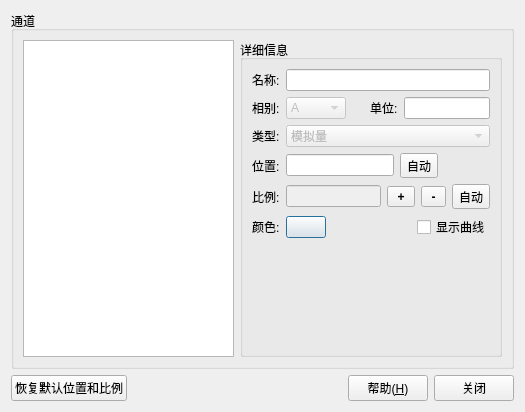
<?xml version="1.0" encoding="UTF-8"?>
<ui version="4.0">
 <class>QDlgChannelProperty</class>
 <widget class="QDialog" name="QDlgChannelProperty">
  <property name="geometry">
   <rect>
    <x>0</x>
    <y>0</y>
    <width>525</width>
    <height>412</height>
   </rect>
  </property>
  <property name="windowTitle">
   <string>通道属性</string>
  </property>
  <layout class="QVBoxLayout" name="verticalLayout_3">
   <item>
    <widget class="QGroupBox" name="groupBox">
     <property name="title">
      <string>通道</string>
     </property>
     <layout class="QHBoxLayout" name="horizontalLayout_10">
      <item>
       <widget class="QListWidget" name="m_lbxChannel"/>
      </item>
      <item>
       <widget class="QGroupBox" name="groupBox_2">
        <property name="title">
         <string>详细信息</string>
        </property>
        <layout class="QVBoxLayout" name="verticalLayout_2">
         <item>
          <layout class="QHBoxLayout" name="horizontalLayout_2">
           <item>
            <widget class="QLabel" name="textLabel2">
             <property name="text">
              <string>名称:</string>
             </property>
             <property name="wordWrap">
              <bool>false</bool>
             </property>
            </widget>
           </item>
           <item>
            <widget class="QLineEdit" name="m_edtChannelName">
             <property name="sizePolicy">
              <sizepolicy hsizetype="Expanding" vsizetype="Fixed">
               <horstretch>0</horstretch>
               <verstretch>0</verstretch>
              </sizepolicy>
             </property>
             <property name="readOnly">
              <bool>true</bool>
             </property>
            </widget>
           </item>
          </layout>
         </item>
         <item>
          <layout class="QHBoxLayout" name="horizontalLayout_3">
           <item>
            <widget class="QLabel" name="textLabel2_2">
             <property name="text">
              <string>相别:</string>
             </property>
             <property name="wordWrap">
              <bool>false</bool>
             </property>
            </widget>
           </item>
           <item>
            <widget class="QComboBox" name="m_cbbChannelPhase">
             <property name="enabled">
              <bool>false</bool>
             </property>
             <item>
              <property name="text">
               <string>A</string>
              </property>
             </item>
             <item>
              <property name="text">
               <string>B</string>
              </property>
             </item>
             <item>
              <property name="text">
               <string>C</string>
              </property>
             </item>
             <item>
              <property name="text">
               <string>N</string>
              </property>
             </item>
             <item>
              <property name="text">
               <string>None</string>
              </property>
             </item>
            </widget>
           </item>
           <item>
            <spacer name="spacer10">
             <property name="orientation">
              <enum>Qt::Horizontal</enum>
             </property>
             <property name="sizeType">
              <enum>QSizePolicy::Expanding</enum>
             </property>
             <property name="sizeHint" stdset="0">
              <size>
               <width>40</width>
               <height>20</height>
              </size>
             </property>
            </spacer>
           </item>
           <item>
            <widget class="QLabel" name="textLabel2_2_2">
             <property name="text">
              <string>单位:</string>
             </property>
             <property name="wordWrap">
              <bool>false</bool>
             </property>
            </widget>
           </item>
           <item>
            <widget class="QLineEdit" name="m_cbbChannelUnit">
             <property name="readOnly">
              <bool>true</bool>
             </property>
            </widget>
           </item>
          </layout>
         </item>
         <item>
          <layout class="QHBoxLayout" name="horizontalLayout_4">
           <item>
            <widget class="QLabel" name="textLabel2_2_3">
             <property name="text">
              <string>类型:</string>
             </property>
             <property name="wordWrap">
              <bool>false</bool>
             </property>
            </widget>
           </item>
           <item>
            <widget class="QComboBox" name="m_cbbChannelProperty">
             <property name="enabled">
              <bool>false</bool>
             </property>
             <property name="sizePolicy">
              <sizepolicy hsizetype="Expanding" vsizetype="Fixed">
               <horstretch>0</horstretch>
               <verstretch>0</verstretch>
              </sizepolicy>
             </property>
             <item>
              <property name="text">
               <string>模拟量</string>
              </property>
             </item>
             <item>
              <property name="text">
               <string>开关量</string>
              </property>
             </item>
            </widget>
           </item>
          </layout>
         </item>
         <item>
          <layout class="QHBoxLayout" name="horizontalLayout_5">
           <item>
            <widget class="QLabel" name="textLabel2_3">
             <property name="text">
              <string>位置:</string>
             </property>
             <property name="wordWrap">
              <bool>false</bool>
             </property>
            </widget>
           </item>
           <item>
            <widget class="QLineEdit" name="m_edtChannelPosition">
             <property name="sizePolicy">
              <sizepolicy hsizetype="Fixed" vsizetype="Fixed">
               <horstretch>0</horstretch>
               <verstretch>0</verstretch>
              </sizepolicy>
             </property>
             <property name="readOnly">
              <bool>true</bool>
             </property>
            </widget>
           </item>
           <item>
            <widget class="QToolButton" name="m_btnAutoPosition">
             <property name="text">
              <string>自动</string>
             </property>
            </widget>
           </item>
           <item>
            <spacer name="spacer13">
             <property name="orientation">
              <enum>Qt::Horizontal</enum>
             </property>
             <property name="sizeType">
              <enum>QSizePolicy::Expanding</enum>
             </property>
             <property name="sizeHint" stdset="0">
              <size>
               <width>40</width>
               <height>20</height>
              </size>
             </property>
            </spacer>
           </item>
          </layout>
         </item>
         <item>
          <layout class="QHBoxLayout" name="horizontalLayout_6">
           <item>
            <widget class="QLabel" name="textLabel2_3_4">
             <property name="text">
              <string>比例:</string>
             </property>
             <property name="wordWrap">
              <bool>false</bool>
             </property>
            </widget>
           </item>
           <item>
            <widget class="QLineEdit" name="m_edtChannelScale">
             <property name="enabled">
              <bool>false</bool>
             </property>
            </widget>
           </item>
           <item>
            <widget class="QToolButton" name="m_btnZoomIn">
             <property name="font">
              <font>
               <weight>75</weight>
               <bold>true</bold>
              </font>
             </property>
             <property name="text">
              <string> + </string>
             </property>
            </widget>
           </item>
           <item>
            <widget class="QToolButton" name="m_btnZoomOut">
             <property name="font">
              <font>
               <weight>75</weight>
               <bold>true</bold>
              </font>
             </property>
             <property name="text">
              <string> - </string>
             </property>
            </widget>
           </item>
           <item>
            <widget class="QToolButton" name="m_btnAutoScale">
             <property name="text">
              <string>自动</string>
             </property>
            </widget>
           </item>
          </layout>
         </item>
         <item>
          <layout class="QHBoxLayout" name="horizontalLayout_7">
           <item>
            <widget class="QLabel" name="textLabel2_3_2">
             <property name="text">
              <string>颜色:</string>
             </property>
             <property name="wordWrap">
              <bool>false</bool>
             </property>
            </widget>
           </item>
           <item>
            <widget class="QPushButton" name="m_btnChannelColor">
             <property name="text">
              <string/>
             </property>
             <property name="shortcut">
              <string/>
             </property>
            </widget>
           </item>
           <item>
            <spacer name="spacer10_2">
             <property name="orientation">
              <enum>Qt::Horizontal</enum>
             </property>
             <property name="sizeType">
              <enum>QSizePolicy::Expanding</enum>
             </property>
             <property name="sizeHint" stdset="0">
              <size>
               <width>40</width>
               <height>20</height>
              </size>
             </property>
            </spacer>
           </item>
           <item>
            <widget class="QCheckBox" name="m_chbChannelVisible">
             <property name="text">
              <string>显示曲线</string>
             </property>
            </widget>
           </item>
          </layout>
         </item>
         <item>
          <layout class="QHBoxLayout" name="horizontalLayout_9">
           <item>
            <layout class="QVBoxLayout" name="verticalLayout">
             <item>
              <spacer name="spacer12">
               <property name="orientation">
                <enum>Qt::Vertical</enum>
               </property>
               <property name="sizeType">
                <enum>QSizePolicy::Expanding</enum>
               </property>
               <property name="sizeHint" stdset="0">
                <size>
                 <width>20</width>
                 <height>20</height>
                </size>
               </property>
              </spacer>
             </item>
            </layout>
           </item>
          </layout>
         </item>
        </layout>
       </widget>
      </item>
     </layout>
    </widget>
   </item>
   <item>
    <layout class="QHBoxLayout" name="horizontalLayout">
     <item>
      <widget class="QPushButton" name="m_btnDefault">
       <property name="text">
        <string>恢复默认位置和比例</string>
       </property>
      </widget>
     </item>
     <item>
      <spacer name="spacer9">
       <property name="orientation">
        <enum>Qt::Horizontal</enum>
       </property>
       <property name="sizeType">
        <enum>QSizePolicy::Expanding</enum>
       </property>
       <property name="sizeHint" stdset="0">
        <size>
         <width>40</width>
         <height>20</height>
        </size>
       </property>
      </spacer>
     </item>
     <item>
      <widget class="QPushButton" name="m_btnHelp">
       <property name="text">
        <string>帮助(&amp;H)</string>
       </property>
       <property name="shortcut">
        <string>Alt+H</string>
       </property>
      </widget>
     </item>
     <item>
      <widget class="QPushButton" name="m_btnClose">
       <property name="text">
        <string>关闭</string>
       </property>
       <property name="shortcut">
        <string/>
       </property>
      </widget>
     </item>
    </layout>
   </item>
  </layout>
 </widget>
 <resources/>
 <connections/>
</ui>
